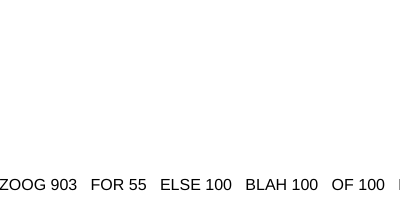
Frame 1 (no input)
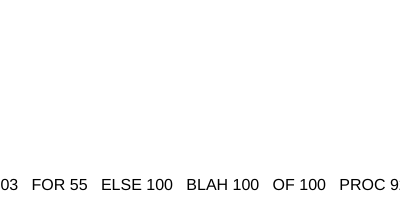
Frame 60 (no input)
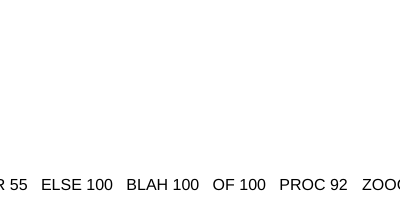
Frame 120 (the mouse pressed at the canvas centre since frame 60)

The p5.js sketch that drew these frames (run headless with seeded random() and noise() and a simulated clock; from frame 60 on, the mouse is pressed at the canvas centre):

// p5.js sketch
// ── sketch.js
// Learning Processing
// Daniel Shiffman
// http://www.learningprocessing.com

// Exercise 17-6: Stock Ticker 

// An array of stock objects
var stocks = [];
var totalW = 0;

function setup() {
  createCanvas(400, 200);
  textFont("Arial", 16);

  // Giving the stocks names and values to display
  stocks[0] = new Stock("ZOOG", 903);
  stocks[1] = new Stock("FOR", 55);
  stocks[2] = new Stock("ELSE", 100);
  stocks[3] = new Stock("BLAH", 100);
  stocks[4] = new Stock("OF", 100);
  stocks[5] = new Stock("PROC", 92);  

  // We space the stock quotes out according to textWidth()
  var x = 0;
  for (var i = 0; i < stocks.length; i++) {
    stocks[i].setX(x);
    x = x + (stocks[i].textW());
  }
  totalW = x;
}

function draw() {
  background(255);
  fill(0);
  
  // Move and display all quotes
  for (var i = 0; i < stocks.length; i++) {
    stocks[i].move();
    stocks[i].display();
  }
}


// ── stock.js
// Learning Processing
// Daniel Shiffman
// http://www.learningprocessing.com

// Exercise 17-6: Stock Ticker 

// A class to describe a stock quote
  
  function Stock(n, v) {
    this.name = n;
    this.val = v;
    // Concatenate the name, value and some spaces
    this.displayTxt = this.name + " " + this.val + "   ";
  
  
  // A function to set x position
  this.setX = function(x_) {
    this.x = x_;
  }
  
  // Scroll the quote and reset it when it gets far enough offscreen
  this.move = function() {
    this.x = this.x - 1;
    if (this.x < width - totalW) {
      this.x = width;
    } 
  }

  // Display the quote
  this.display = function() {
    textAlign(LEFT);
    fill(0);
    noStroke();
    text(this.displayTxt, this.x, height-10); 
  }
  
  // Return the width of the quote
  this.textW = function() {
    return textWidth(this.displayTxt); 
  }
}
